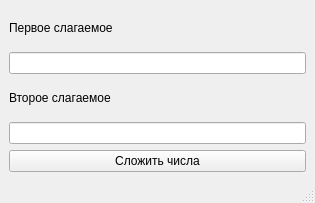
<?xml version="1.0" encoding="UTF-8"?>
<ui version="4.0">
 <class>MainWindow</class>
 <widget class="QMainWindow" name="MainWindow">
  <property name="geometry">
   <rect>
    <x>0</x>
    <y>0</y>
    <width>315</width>
    <height>203</height>
   </rect>
  </property>
  <property name="windowTitle">
   <string>MainWindow</string>
  </property>
  <widget class="QWidget" name="centralwidget">
   <layout class="QVBoxLayout" name="verticalLayout">
    <item>
     <widget class="QLabel" name="label_2">
      <property name="text">
       <string>Первое слагаемое</string>
      </property>
     </widget>
    </item>
    <item>
     <widget class="QLineEdit" name="lineEdit"/>
    </item>
    <item>
     <widget class="QLabel" name="label">
      <property name="text">
       <string>Второе слагаемое</string>
      </property>
     </widget>
    </item>
    <item>
     <widget class="QLineEdit" name="lineEdit_2"/>
    </item>
    <item>
     <widget class="QPushButton" name="pushButton">
      <property name="text">
       <string>Сложить числа</string>
      </property>
     </widget>
    </item>
   </layout>
  </widget>
  <widget class="QMenuBar" name="menubar">
   <property name="geometry">
    <rect>
     <x>0</x>
     <y>0</y>
     <width>315</width>
     <height>24</height>
    </rect>
   </property>
  </widget>
  <widget class="QStatusBar" name="statusbar"/>
 </widget>
 <resources/>
 <connections/>
</ui>
